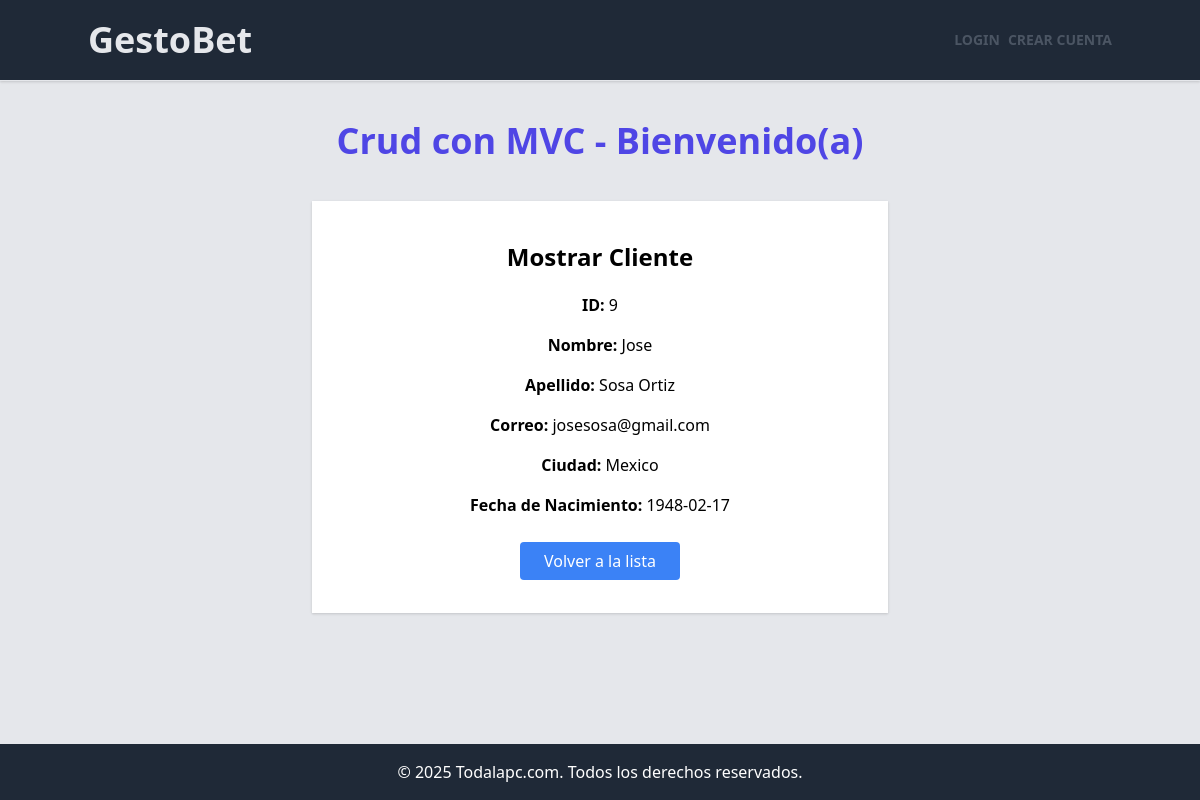
Screenshot of /show/9 with the database file from the repository.
### tables this page shows
CREATE TABLE IF NOT EXISTS `clientes` (
  `id` int NOT NULL AUTO_INCREMENT,
  `nombre` varchar(50) DEFAULT NULL,
  `apellido` varchar(50) DEFAULT NULL,
  `usuario` varchar(200) DEFAULT NULL,
  `correo` varchar(100) DEFAULT NULL,
  `ciudad` varchar(50) DEFAULT NULL,
  `fecha_nacimiento` date DEFAULT NULL,
  `clave` varchar(200) NOT NULL,
  `foto` varchar(200) DEFAULT NULL,
  PRIMARY KEY (`id`)
);

### app/models/ClienteModel.php (called while the page is built, shortened)
<?php
require_once __DIR__ . '/../../config/database.php';
class ClienteModel {
    private $conn;
    public function __construct() {
        $database = new Database();
        $this->conn = $database->getConnection();
    }
    public function obtenerPorId($id) {
        $query = "SELECT id, nombre, apellido, correo, ciudad, fecha_nacimiento, usuario, foto FROM clientes WHERE id = :id";
        $stmt = $this->conn->prepare($query);
        $stmt->bindParam(':id', $id, PDO::PARAM_INT);
        $stmt->execute();
        return $stmt->fetch(PDO::FETCH_OBJ);
    }
}

### config/database.php (called while the page is built, shortened)
<?php
class Database {
    private $host = 'localhost';
    private $db_name = 'clientesdemo';
    private $username = 'root';
    private $password = 'mysql';
    public function getConnection() {
        $this->conn = null;
        try {
            $this->conn = new PDO("mysql:host=" . $this->host . ";dbname=" . $this->db_name, $this->username, $this->password);
            $this->conn->exec("set names utf8");
        } catch(PDOException $exception) {
            echo "Error de conexión: " . $exception->getMessage();
        }
        return $this->conn;
    }
}
?>

### app/controllers/ClienteController.php (called while the page is built, shortened)
<?php
require_once __DIR__ . '/../models/ClienteModel.php';
class ClienteController
{
    private $model;
    public function __construct()
    {
        $this->model = new ClienteModel();
        require_once 'C:/wamp64/www/gestionclientes/app/models/ClienteModel.php';
    }
    public function show($id)
    {
        $cliente = $this->model->obtenerPorId($id);
        $data = [
            'titulo' => 'Mostrar Cliente',
            'cliente' => $cliente
        ];
        $this->render('clientes/show', $data);
    }
    private function render($view, $data = [])
    {
        extract($data);
        require_once __DIR__ . '/../views/layouts/header.php';
        require_once __DIR__ . '/../views/' . $view . '.php';
        require_once __DIR__ . '/../views/layouts/footer.php';
    }
}
?>

### public/index.php (called while the page is built, shortened)
<?php
require_once __DIR__ . '/../config/database.php';
require_once __DIR__ . '/../app/controllers/ClienteController.php';
require_once __DIR__ . '/../app/controllers/DashboardController.php';
require_once __DIR__ . '/../config/router.php';
$url = isset($_GET['url']) ? rtrim($_GET['url'], '/') : '/';
$request_method = $_SERVER['REQUEST_METHOD'];
try {
    dispatch($url, $system_routes, $request_method);
} catch (Exception $e) {
    http_response_code(404);
    echo "Error: " . $e->getMessage();
}
?>

### app/views/clientes/show.php (the view, shortened to what this page needs)
<div class="container mx-auto mt-5 shadow bg-white p-10 text-base max-w-xl mb-10 flex-grow">
    <h2 class="text-2xl font-bold text-center mb-5"><?php echo $titulo; ?></h2>
    <div class="flex flex-col items-center">
        <div class="space-y-4 text-center">
            <div>
                <p><strong>ID:</strong> <?php echo (isset($cliente->id) && !empty($cliente->id)) ? $cliente->id : ''; ?></p>
            </div>
            <div>
                <p><strong>Nombre:</strong> <?php echo (isset($cliente->nombre) && !empty($cliente->nombre)) ? $cliente->nombre : ''; ?></p>
            </div>
            <div>
                <p><strong>Apellido:</strong> <?php echo (isset($cliente->apellido) && !empty($cliente->apellido)) ? $cliente->apellido : ''; ?></p>
            </div>
            <div>
                <p><strong>Correo:</strong> <?php echo (isset($cliente->correo) && !empty($cliente->correo)) ? $cliente->correo : ''; ?></p>
            </div>
            <div>
                <p><strong>Ciudad:</strong> <?php echo (isset($cliente->ciudad) && !empty($cliente->ciudad)) ? $cliente->ciudad : ''; ?></p>
            </div>
            <div>
                <p><strong>Fecha de Nacimiento:</strong> <?php echo (isset($cliente->fecha_nacimiento) && !empty($cliente->fecha_nacimiento)) ? $cliente->fecha_nacimiento : ''; ?></p>
            </div>
        </div>
    </div>
    <div class="mt-8 text-center">
        <a href="/" class="bg-blue-500 text-white px-6 py-2 rounded hover:bg-blue-600">Volver a la lista</a>
    </div>
</div>

### config/router.php (shortened to what this page needs)
<?php
function dispatch($url, $routes, $method) {
    $urlParts = explode('/', trim($url, '/'));
    foreach ($routes as $route => $action) {
        $routeParts = explode('/', trim($route, '/'));
        $params = [];
        if (count($urlParts) === count($routeParts)) {
            foreach ($routeParts as $i => $part) {
                if (strpos($part, '{') === 0 && strpos($part, '}') === strlen($part) - 1) {
                    $params[substr($part, 1, -1)] = $urlParts[$i];
                } elseif ($part !== $urlParts[$i]) {
                    continue 2;
                }
            }
            list($controller, $methodName) = explode('@', $action);
            $controllerInstance = new $controller;
            if (method_exists($controllerInstance, $methodName)) {
                $params = array_values($params);
                call_user_func_array([$controllerInstance, $methodName], $params);
                return;
            } else {
                http_response_code(500);
                echo json_encode(['error' => "Método $methodName no encontrado en el controlador $controller"]);
                return;
            }
        }
    }
}

### app/views/layouts/header.php (shortened to what this page needs)
<!DOCTYPE html>
<html lang="es">
<head>
    <link rel="stylesheet" href="https://cdnjs.cloudflare.com/ajax/libs/tailwindcss/2.2.19/tailwind.min.css">
</head>
<body class="bg-gray-200 flex flex-col min-h-screen">
    <div class="flex-grow">
        <header class="sticky top-0 p-5 border-b bg-gray-800 shadow z-50">
            <div class="container mx-auto flex justify-between items-center">
                <h1 class="text-4xl font-bold text-gray-200"><a href="/">GestoBet</a></h1>
                <nav class="flex gap-2 items-center">
                    <?php if (isset($_SESSION['cliente_id'])): ?>
                        <a class="font-bold uppercase text-gray-600 text-sm" href="/logout">Salir</a>
                    <?php else: ?>
                        <a class="font-bold uppercase text-gray-600 text-sm" href="/login">Login</a>
                        <a class="font-bold uppercase text-gray-600 text-sm" href="/create">Crear cuenta</a>
                    <?php endif; ?>
                </nav>
            </div>
        </header>
        <div class="container mx-auto mt-10 text-center space-y-3">
            <h1 class="text-4xl font-extrabold text-indigo-600 mb-10">
                Crud con MVC - Bienvenido(a)
            </h1>
        </div>

### app/views/layouts/footer.php
</div>
    <footer class="bg-gray-800 text-white text-center py-4">
        © <?php echo date('Y'); ?> Todalapc.com. Todos los derechos reservados.
    </footer>
</body>
</html>

### rows the page displays
clientes: id "9", nombre "Jose", apellido "Sosa Ortiz", correo "josesosa@gmail.com", ciudad "Mexico", fecha_nacimiento "1948-02-17"
